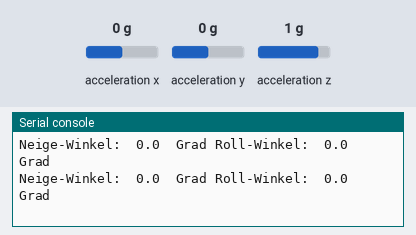
Bench run of a program on a simulated Raspberry Pi Pico running MicroPython. Parts: the last lines printed to the serial console. Inputs (shaded band) come from the test bench; at power-on: acceleration x 0 g, acceleration y 0 g, acceleration z 1 g. Library files of the repository ran but are not shown: imu.py.

Above: at 1.4 s.
1.5 s: acceleration x set to -1.4 g
At 1.56 s:
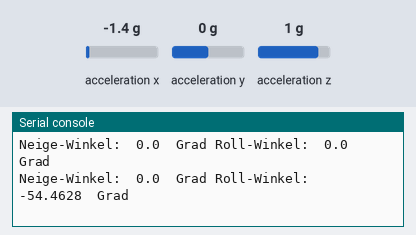
3.0 s: acceleration y set to -1.4 g
At 3.02 s:
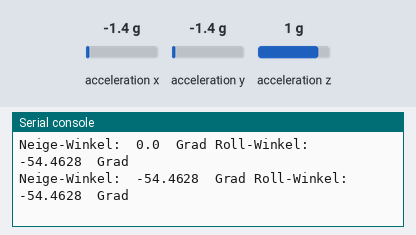
4.5 s: acceleration z set to -1.4 g
At 4.58 s:
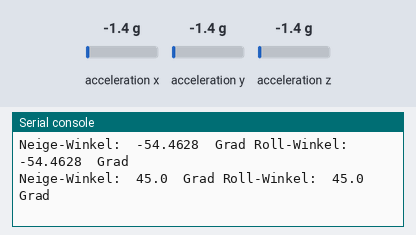
Timing chart, 0 to 7.5 s (numbered marks = the images above; inputs shaded):
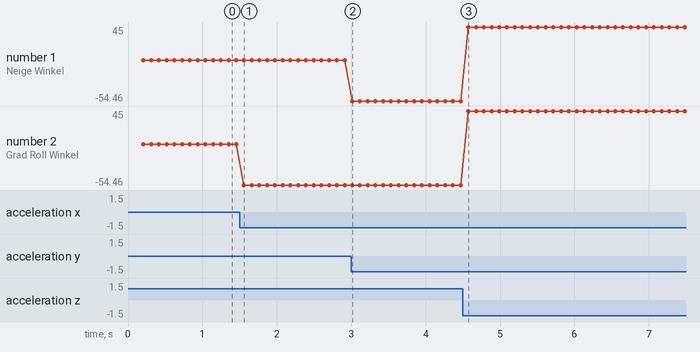

The program:

PB-03-6-30-Gyros_MPU6050_c_Pitch_Roll_V01.py
```python
"""
20240428 Gyros MPU6050 c Pitch Roll V01.py

https://toptechboy.com/two-axis-tilt-meter-displaying-pitch-and-roll-using-an-mpu6050-on-the-raspberry-pi-pico-w/
Raspberry Pi Pico W LESSON 43: Measure Pitch and Roll Using a 3 Axis Accelerometer
https://www.youtube.com/watch?v=5f7fL9G8VsE
"""
from imu import MPU6050
from machine import I2C,Pin
import math
import time

i2c=I2C(1, sda=Pin(18), scl=Pin(19), freq=400000)
mpu = MPU6050(i2c)

while True:
    xAccel=mpu.accel.x
    yAccel=mpu.accel.y
    zAccel=mpu.accel.z
    if zAccel>1:
        zAccel=1
    if yAccel>1:
        yAccel=1


    #print('x: ',xAccel,' G ', 'y: ',yAccel,' G' 'z: ',zAccel,' G')
    pitch = math.atan(yAccel/zAccel)
    pitchGrad = pitch/2/math.pi*360

    roll = math.atan(xAccel/zAccel)
    rollGrad = roll/2/math.pi*360


    print("Neige-Winkel: ",pitchGrad," Grad","Roll-Winkel: ",rollGrad," Grad")


    time.sleep(.1)
    
```

Measured:
- after the input at 1.5 s, the serial console: prints a new line after 0.06 s (image 1)
- after the input at 3.0 s, the serial console: prints a new line at once (image 2)
- after the input at 4.5 s, the serial console: prints a new line after 0.07 s (image 3)
- plotted number 1: -54.46 → 45 after the input at 4.5 s
- plotted number 2: 0 → -54.46 after the input at 1.5 s, -54.46 → 45 after the input at 4.5 s
